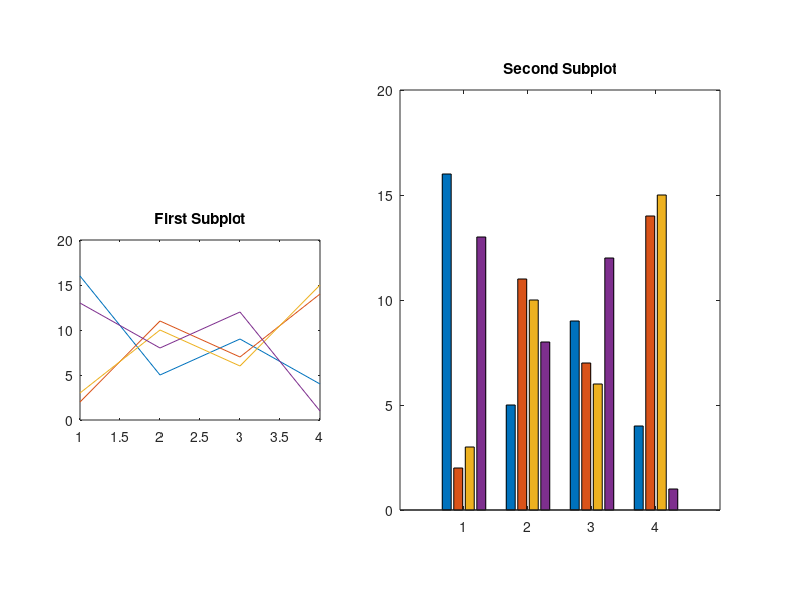

Reproduce this figure in MATLAB. (Note: this script raises an error after producing the figure.)
clc, clear, close all

pos1 = [0.1 0.3 0.3 0.3];
sub(1) = subplot('Position', pos1);
y = magic(4);
plot(y)
title('First Subplot')

pos2 = [0.5 0.15 0.4 0.7];
sub(2) = subplot('Position', pos2);
bar(y)
title('Second Subplot')

sgtitle('Subplot Grid Title')